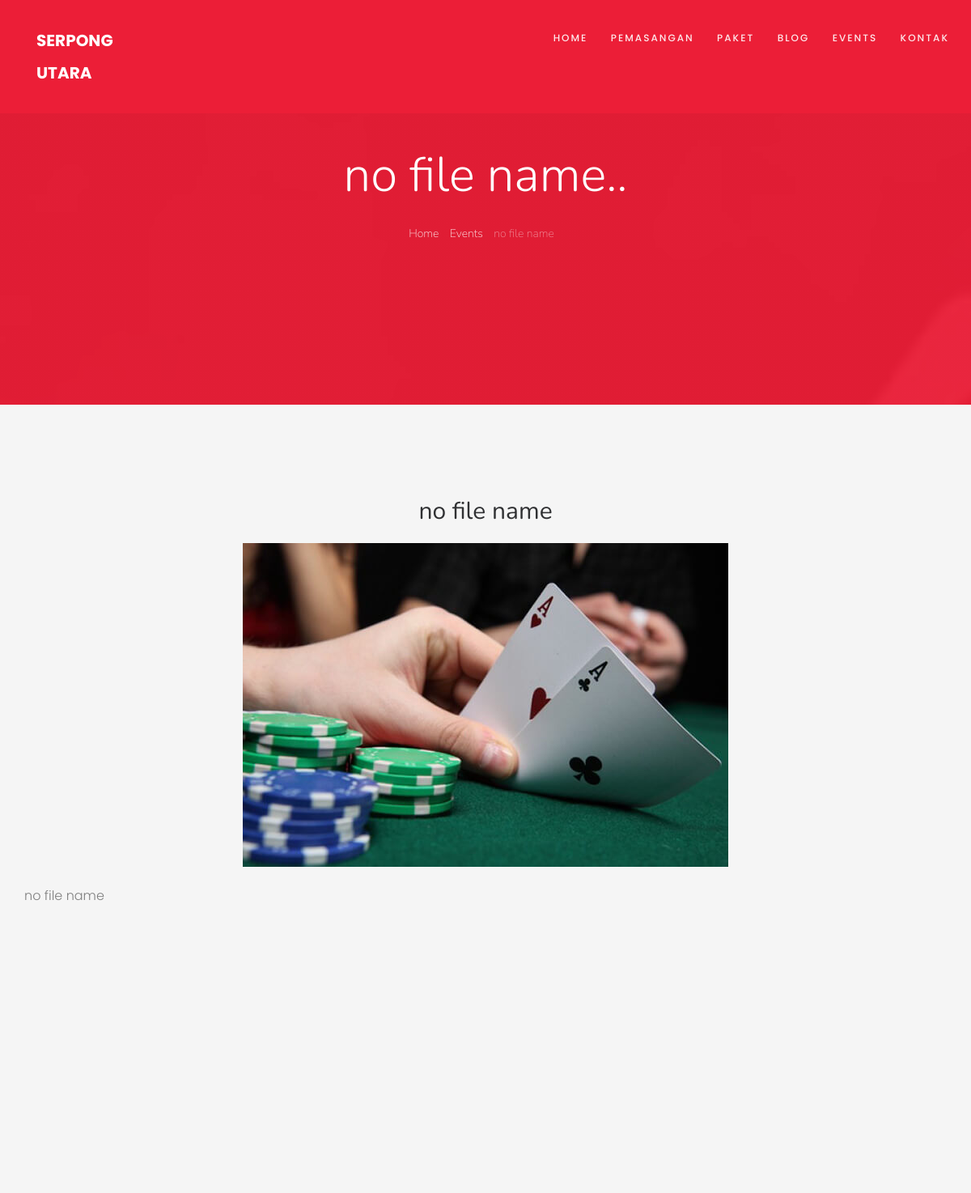
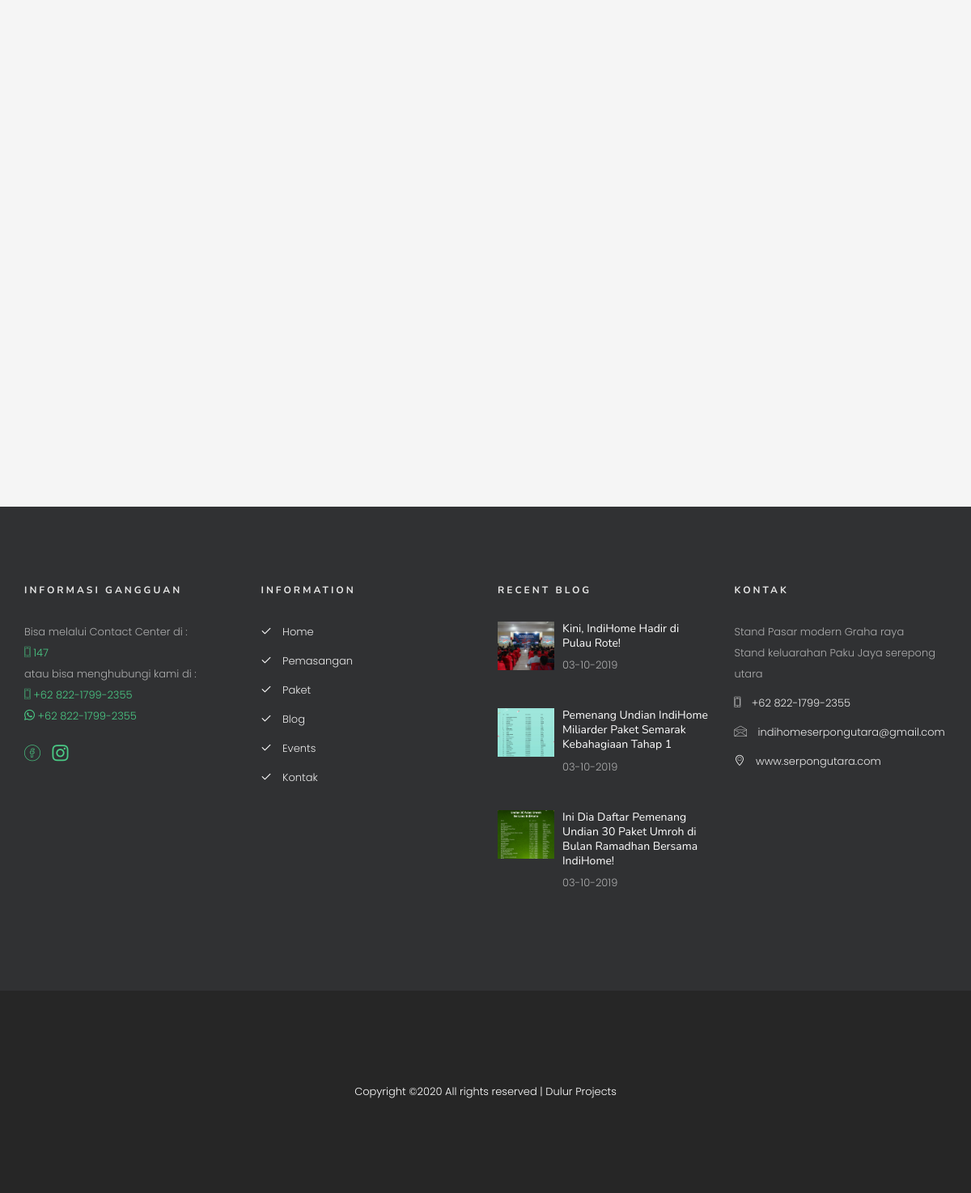
The app's page /events/no-file-name with its own data (2 pictures, top to bottom).
### tables this page shows
CREATE TABLE `pages` (
  `pgs_id` int(11) NOT NULL,
  `pgs_name` varchar(100) NOT NULL,
  `pgs_slug` varchar(100) NOT NULL,
  `pgs_images` varchar(50) NOT NULL,
  `pgs_body` text NOT NULL,
  `pgs_created_at` timestamp NOT NULL DEFAULT CURRENT_TIMESTAMP,
  `pgs_created_by` int(11) NOT NULL,
  `pgs_edited_at` timestamp NOT NULL DEFAULT '0000-00-00 00:00:00',
  `pgs_edited_by` int(11) NOT NULL
);

CREATE TABLE `posts` (
  `pst_id` int(11) NOT NULL,
  `pst_name` varchar(255) NOT NULL,
  `pst_slug` varchar(255) NOT NULL,
  `pst_categoriespost_id` int(100) NOT NULL,
  `pst_images` varchar(255) NOT NULL,
  `pst_body` text NOT NULL,
  `pst_tags` varchar(255) NOT NULL,
  `pst_created_at` timestamp NOT NULL DEFAULT CURRENT_TIMESTAMP,
  `pst_created_by` int(11) NOT NULL,
  `pst_edited_at` timestamp NOT NULL DEFAULT '0000-00-00 00:00:00',
  `pst_edited_by` int(11) NOT NULL
);

### application/libraries/Temp_frontend.php (called while the page is built)
<?php
Class Temp_frontend{
	var $template_data = array();
	function set($name, $value){
		$this->template_data[$name] = $value;
	}
	function load($temp_frontend = '', $view = '', $view_data = array(), $return = FALSE){
		$this->CI =& get_instance();
		$this->set('contentsfrontend', $this->CI->load->view($view, $view_data, TRUE));
		return $this->CI->load->view($temp_frontend, $this->template_data, $return);
	}
}

### application/controllers/Home.php (called while the page is built, shortened)
<?php
class Home extends CI_Controller {
	public function pages_posts_view($slug = NULL){
		$data['postsview'] = $this->home_m->get_postsview($slug);
		$data['pages'] = $this->home_m->get_pages();
		$data['events'] = $this->home_m->get_posts_events();
		$data['blog'] = $this->home_m->get_posts_blog();
		$data['users'] = $this->global_m->get_users();
		$data['brandlogo'] = $this->brandlogo_m->get_brandlogo();
		$data['iconbar'] = $this->global_m->get_iconbar();
		$data['titlebar'] = 'View Posts';
		$this->temp_frontend->load('temp_frontend', 'frontend/pages/pagesposts/pages_posts_view', $data);
	}
}

### index.php (called while the page is built, shortened)
<?php
require_once BASEPATH.'core/CodeIgniter.php';

### application/models/Home_m.php (called while the page is built, shortened)
<?php
class Home_m extends CI_Model {
	public function get_pages($id = FALSE){
		if($id === FALSE){
			$this->db->order_by('pgs_id', 'ASC');
			$query = $this->db->get('pages');
			return $query->result_array();
		}
		$query = $this->db->get_where('pages', array('pgs_id' => $id));
		return $query->row_array();
	}
	public function get_posts_events($id = FALSE){
		if($id === FALSE){
			$this->db->order_by('pst_id', 'DESC');
			$this->db->where('pst_categoriespost_id', '1');
			$query = $this->db->get('posts');
			return $query->result_array();
		}
		$query = $this->db->get_where('posts', array('pst_id' => $id));
		return $query->row_array();
	}
	public function get_posts_blog($id = FALSE){
		if($id === FALSE){
			$this->db->order_by('pst_id', 'DESC');
			$this->db->where('pst_categoriespost_id', '2');
			$query = $this->db->get('posts');
			return $query->result_array();
		}
		$query = $this->db->get_where('posts', array('pst_id' => $id));
		return $query->row_array();
	}
}

### application/views/temp_frontend.php (the view, shortened to what this page needs)
<!DOCTYPE HTML>
<html>
    <head>
    <link rel="stylesheet" href="<?=base_url()?>assets/frontend/css/animate.css">
    <link rel="stylesheet" href="<?=base_url()?>assets/frontend/css/icomoon.css">
    <link rel="stylesheet" href="<?=base_url()?>assets/frontend/css/bootstrap.css">
    <link rel="stylesheet" href="<?=base_url()?>assets/frontend/css/magnific-popup.css">
    <link rel="stylesheet" href="<?=base_url()?>assets/frontend/css/owl.carousel.min.css">
    <link rel="stylesheet" href="<?=base_url()?>assets/frontend/css/owl.theme.default.min.css">
    <link rel="stylesheet" href="<?=base_url()?>assets/frontend/css/style.css">
    </head>
    <body>
    <div id="page">
        <nav class="colorlib-nav" role="navigation">
            <div class="top-menu">
                <div class="container">
                    <div class="row">
                        <div class="col-md-2">
                            <div id="colorlib-logo"><a href="<?=site_url()?>">Serpong Utara</a></div>
                        </div>
                        <div class="col-md-10 text-right menu-1">
                            <ul>
                                <li><a href="<?=site_url()?>">Home</a></li>
                                <?php foreach($pages as $pgs) : ?>
                                    <li><a href="<?=site_url(''.$pgs['pgs_slug'])?>"><?=$pgs['pgs_name'];?></a></li>
                                <?php endforeach; ?>
                            </ul>
                        </div>
                    </div>
                </div>
            </div>
        </nav>
        <?=$contentsfrontend?>
        <footer id="colorlib-footer">
            <div class="container">
                <div class="row row-pb-md">
                    <div class="col-md-3 colorlib-widget">
                        <h4>Informasi Gangguan</h4>
                        <p>Bisa melalui Contact Center di : <br><a href="tel:147"><i class="icon-phone"></i> 147</a><br>atau bisa menghubungi kami di : <br><a href="tel:082217992355"><i class="icon-phone"></i> +62 822-1799-2355</a><br><a href="https://wa.me/6282217992355?text=Hallo.. Internet saya sedang mengalamai gangguan, bisa tolong di bantu?"><i class="icon-whatsapp"></i> +62 822-1799-2355</a></p>
                        <p>
                            <ul class="colorlib-social-icons">
                                <li><a href="#"><i class="icon-facebook"></i></a></li>
                                <li><a href="#"><i class="icon-instagram"></i></a></li>
                            </ul>
                        </p>
                    </div>
                    <div class="col-md-3 colorlib-widget">
                        <h4>Information</h4>
                        <p>
                            <ul class="colorlib-footer-links">
                                <li><a href="<?=site_url()?>"><i class="icon-check"></i> Home</a></li>
                                <?php foreach($pages as $pgs) : ?>
                                    <li><a href="<?=site_url()?><?=$pgs['pgs_slug']?>"><i class="icon-check"></i> <?=$pgs['pgs_name']; ?></a></li>
                                <?php endforeach; ?>
                            </ul>
                        </p>
                    </div>
                    <div class="col-md-3 colorlib-widget">
                        <h4>Recent Blog</h4>
                        <?php foreach(array_slice($blog, 0, 3) as $blg) : ?>
                            <div class="f-blog">
                                <a href="<?=site_url('blog/'.$blg['pst_slug'])?>" class="blog-img" style="background-image: url(<?=base_url()?>assets/backend/img/posts/<?=$blg['pst_images']; ?>);">
                                </a>
                                <div class="desc">
                                    <h2><a href="<?=site_url('blog/'.$blg['pst_slug'])?>"><?=$blg['pst_name']; ?></a></h2>
                                    <p class="admin"><span><?=date('d-m-Y', strtotime($blg['pst_created_at'])); ?></span></p>
                                </div>
                            </div>
                        <?php endforeach; ?>
                    </div>
                    <div class="col-md-3 colorlib-widget">
                        <h4>kontak</h4>
                        <ul class="colorlib-footer-links">
                            <li>Stand Pasar modern Graha raya<br>Stand keluarahan Paku Jaya serepong utara</li>
                            <li><a href="tel:082217992355"><i class="icon-phone"></i> +62 822-1799-2355</a></li>
                            <li><a href="mailto:indihomeserpongutara@gmail.com"><i class="icon-envelope"></i> indihomeserpongutara@gmail.com</a></li>
                            <li><a href="https://www.serpongutara.com/"><i class="icon-location4"></i> www.serpongutara.com</a></li>
                        </ul>
                    </div>
                </div>
            </div>
            <div class="copy">
                <div class="container">
                    <div class="row">
                        <div class="col-md-12 text-center">
                            <p>Copyright &copy;<script>document.write(new Date().getFullYear());</script> All rights reserved | Dulur Projects</a>
                            </p>
                        </div>
                    </div>
                </div>
            </div>
        </footer>
    </div>
    </body>
</html>

### application/views/frontend/pages/pagesposts/pages_posts_view.php (shortened to what this page needs)
<section id="home" class="video-hero" style="height: 500px; background-image: url(<?=base_url()?>assets/backend/img/pages/<?=$postsview['pst_images']; ?>);  background-size:cover; background-position: center center;background-attachment:fixed;" data-section="home">
        <div class="overlay"></div>
        <div class="display-t display-t2 text-center">
            <div class="display-tc display-tc2">
                <div class="container">
                    <div class="col-md-12 col-md-offset-0">
                        <div class="animate-box">
                            <h2><?=substr($postsview['pst_name'], 0, 30); ?>..</h2>
                            <p class="breadcrumbs"><span><a href="<?=site_url()?>">Home</a></span> <?php if($postsview['pst_categoriespost_id'] == '2') { ?><span><a href="<?=site_url('blog')?>">Blog</a></span><?php }else{ ?> <span><a href="<?=site_url('events')?>">Events</a></span> <?php }?> <span><?=$postsview['pst_name']; ?></span></p>
                        </div>
                    </div>
                </div>
            </div>
        </div>
    </section>
    <div class="colorlib-intro">
        <div class="container">
            <h2 style="text-align: center;"><?=$postsview['pst_name']; ?></h2>
            <div align="center">
                <img class="img-responsive" src="<?=base_url()?>assets/backend/img/posts/<?=$postsview['pst_images']; ?>">
            </div>
            <p><?=$postsview['pst_body']; ?></p>
            <div class="row">
            </div>
            <?php if($postsview['pst_categoriespost_id'] == '1') { ?>
                <div class="colorlib-work">
                    <div class="container">
                        <div class="row">
                        </div>
                    </div>
                </div>
            <?php } ?>
        </div>
    </div>

### records on screen
pages: pgs_name "PEMASANGAN", pgs_name "Pemasangan"
pages: pgs_name "PAKET", pgs_name "Paket"
pages: pgs_name "BLOG", pgs_name "Blog"
pages: pgs_name "EVENTS", pgs_name "Events"
pages: pgs_name "KONTAK", pgs_name "Kontak"
posts: pst_images (picture), pst_name "no file name", pst_body "no file name"
posts: pst_images (picture), pst_name "Kini, IndiHome Hadir di Pulau Rote!", pst_created_at "03-10-2019"
posts: pst_images (picture), pst_name "Pemenang Undian IndiHome Miliarder Paket Semarak Kebahagiaan Tahap 1", pst_created_at "03-10-2019"
posts: pst_images (picture), pst_name "Ini Dia Daftar Pemenang Undian 30 Paket Umroh di Bulan Ramadhan Bersama IndiHome!", pst_created_at "03-10-2019"
